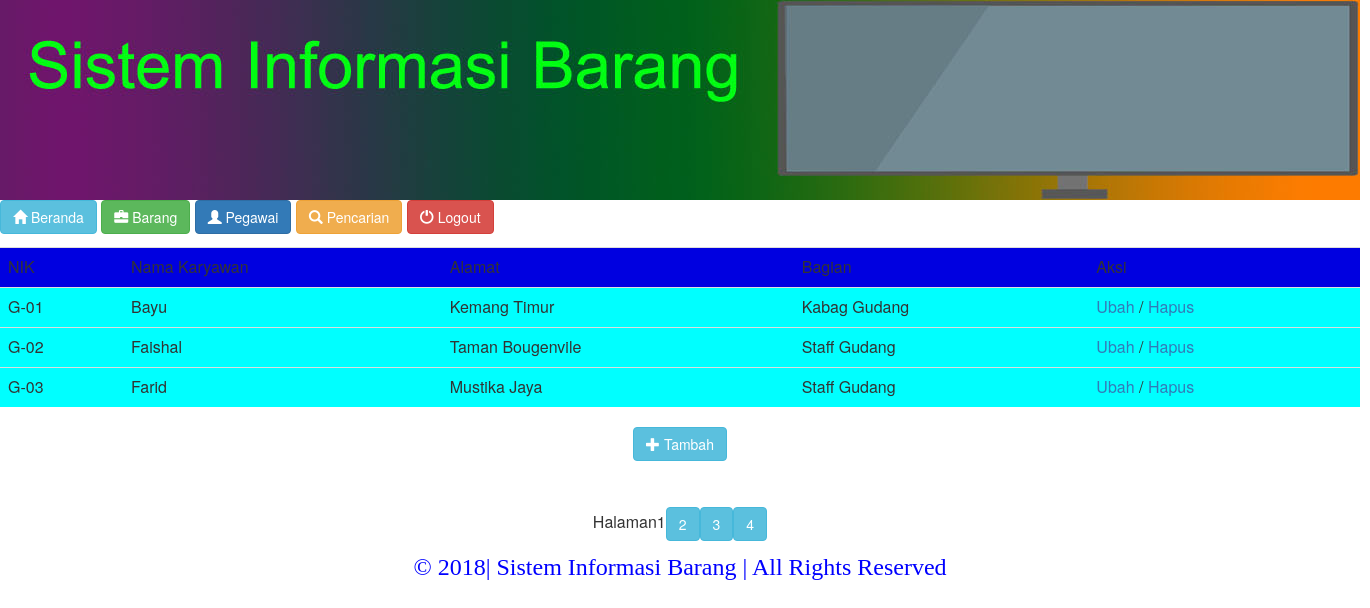
Page /karyawan.php (signed in) on the committed database.
### tables this page shows
CREATE TABLE `karyawan` (
  `nik` varchar(4) NOT NULL,
  `nama` varchar(30) NOT NULL,
  `alamat` varchar(30) NOT NULL,
  `bagian` varchar(20) NOT NULL
);

### karyawan.php (the view, shortened to what this page needs)
<html>
<head>
<link rel="stylesheet" href="css/bootstrap.min.css"/>
</head>
<body>
<table>
<tr>
<td><?php include "banner.php" ?></td>
</tr>
<tr>
<td><?php include "menu.php" ?></td>
</tr>
<tr>
<td height=320 align="center">
<table class="table table-hover">
<tr bgcolor="lightpurple">
<td>NIK</td>
<td>Nama Karyawan</td>
<td>Alamat</td>
<td>Bagian</td>
<td>Aksi</td>
</tr>
<?php
include "paginationkaryawanatas.php";
$sambung3 = mysql_fetch_array($sambung2);
do
{
?>
<tr bgcolor="cyan">
<td><?php echo $sambung3['nik'] ?></td>
<td><?php echo $sambung3['nama'] ?></td>
<td><?php echo $sambung3['alamat'] ?></td>
<td><?php echo $sambung3['bagian'] ?></td>
<td>
<a href="editkaryawan.php?nik=<?php echo $sambung3['nik'] ?>">Ubah</a> /
<a onClick="return confirm('Yakin ingin dihapus?')" href="hapuskaryawan.php?nik=<?php echo $sambung3['nik'] ?>">Hapus<a>
</td>
</tr>
<?php
}
while($sambung3 = mysql_fetch_array($sambung2))
?>
</table>
<a href="tambahkaryawan.php">
<button type="button" class="btn btn-info">
<span class="glyphicon glyphicon-plus"></span>
Tambah
</button>
</a>
<br>
<br>
<br>
<?php
include "paginationkaryawanbawah.php";
?>
</td>
</tr>
<tr>
<td align="center" valign="middle"><?php include "footer.php" ?></td>
</tr>
</table>
</body>
</html>

### rows in the picture
karyawan: nik "G-01", nama "Bayu", alamat "Kemang Timur", bagian "Kabag Gudang"
karyawan: nik "G-02", nama "Faishal", alamat "Taman Bougenvile", bagian "Staff Gudang"
karyawan: nik "G-03", nama "Farid", alamat "Mustika Jaya", bagian "Staff Gudang"
